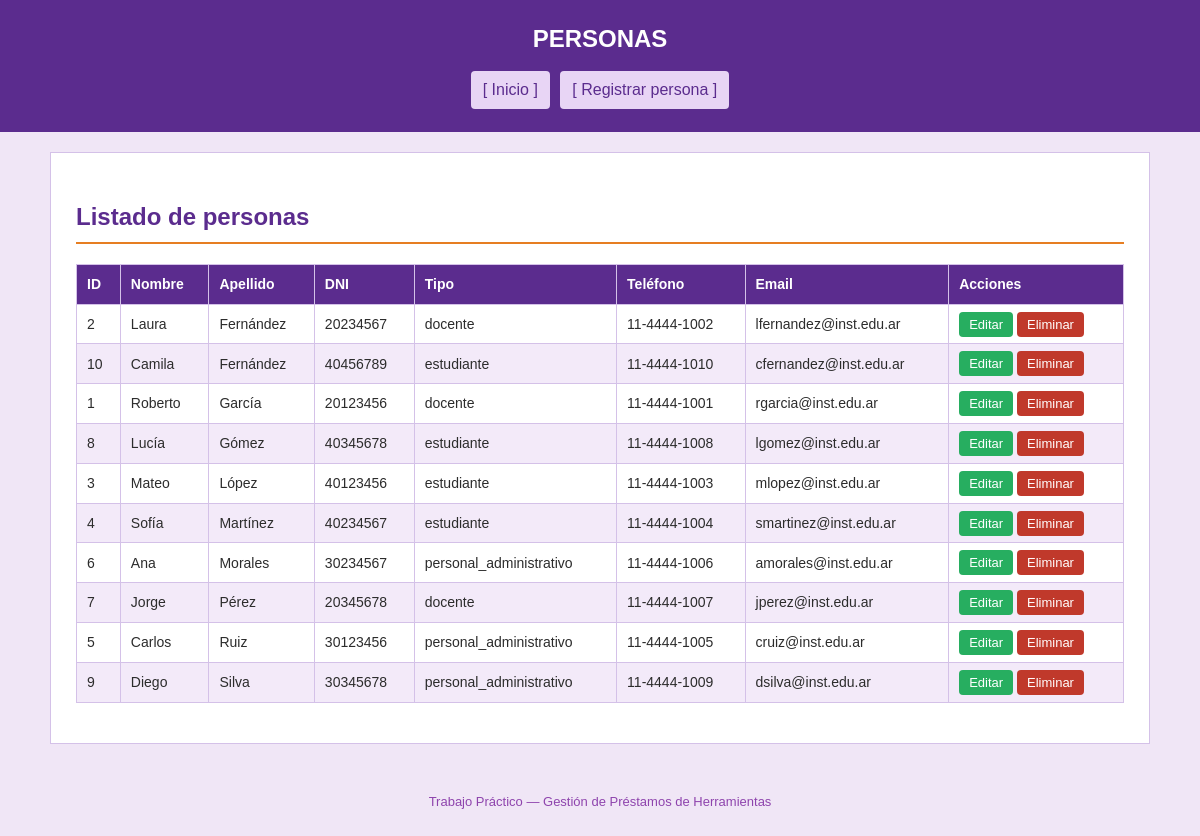
The page /aplicacion/persona/listar.php on the database its author committed.
### tables this page shows
CREATE TABLE `persona` (
  `id_persona` int(11) NOT NULL AUTO_INCREMENT,
  `nombre` varchar(100) NOT NULL,
  `apellido` varchar(100) NOT NULL,
  `dni` varchar(20) NOT NULL,
  `tipo_persona` varchar(30) NOT NULL,
  `telefono` varchar(30) DEFAULT NULL,
  `email` varchar(150) DEFAULT NULL,
  PRIMARY KEY (`id_persona`),
  UNIQUE KEY `dni` (`dni`),
  CONSTRAINT `chk_tipo_persona` CHECK (`tipo_persona` in ('docente','estudiante','personal_administrativo'))
);

### aplicacion/persona/listar.php (the view, shortened to what this page needs)
<?php
require_once "../conexion.php";
$personas = $pdo->query("SELECT * FROM persona ORDER BY apellido")->fetchAll();
?>
<!DOCTYPE html>
<html lang="es">
<head>
    <link rel="stylesheet" href="../css/estilos.css">
</head>
<body>
<header>
    <h1>PERSONAS</h1>
    <nav>
        <a href="../index.php">[ Inicio ]</a>
        <a href="alta.php">[ Registrar persona ]</a>
    </nav>
</header>
<main>
    <h2>Listado de personas</h2>
    <?php if (count($personas) > 0): ?>
        <table>
            <thead>
                <tr>
                    <th>ID</th>
                    <th>Nombre</th>
                    <th>Apellido</th>
                    <th>DNI</th>
                    <th>Tipo</th>
                    <th>Teléfono</th>
                    <th>Email</th>
                    <th>Acciones</th>
                </tr>
            </thead>
            <tbody>
                <?php foreach ($personas as $p): ?>
                    <tr>
                        <td><?= $p['id_persona'] ?></td>
                        <td><?= htmlspecialchars($p['nombre']) ?></td>
                        <td><?= htmlspecialchars($p['apellido']) ?></td>
                        <td><?= htmlspecialchars($p['dni']) ?></td>
                        <td><?= htmlspecialchars($p['tipo_persona']) ?></td>
                        <td><?= htmlspecialchars($p['telefono'] ?? '—') ?></td>
                        <td><?= htmlspecialchars($p['email'] ?? '—') ?></td>
                        <td>
                            <a class="btn-editar" href="editar.php?id=<?= $p['id_persona'] ?>">Editar</a>
                            <a class="btn-eliminar" href="eliminar.php?id=<?= $p['id_persona'] ?>"
                               onclick="return confirm('¿Eliminar persona?');">Eliminar</a>
                        </td>
                    </tr>
                <?php endforeach; ?>
            </tbody>
        </table>
    <?php else: ?>
        <div class="mensaje error">No hay personas registradas.</div>
    <?php endif; ?>
</main>
<footer>
    <p>Trabajo Práctico — Gestión de Préstamos de Herramientas</p>
</footer>
</body>
</html>

### aplicacion/css/estilos.css (style rules this page uses)
* { box-sizing: border-box; }
body { font-family: Arial, Helvetica, sans-serif; margin: 0; background-color: #f0e6f6; color: #2c2c2c; line-height: 1.6; }
header { background-color: #5b2c8e; color: #fff; padding: 20px; text-align: center; }
nav { margin-top: 10px; text-align: center; }
nav a { color: #5b2c8e; background-color: #e8d5f5; padding: 6px 12px; margin: 3px; display: inline-block; text-decoration: none; border-radius: 4px; }
main { max-width: 1100px; margin: 20px auto; background-color: #fff; padding: 25px; border: 1px solid #d4c1e8; }
h1 { margin: 0; font-size: 24px; }
h2 { color: #5b2c8e; border-bottom: 2px solid #e67e22; padding-bottom: 6px; }
table { width: 100%; border-collapse: collapse; margin: 15px 0; }
th, td { border: 1px solid #d4c1e8; padding: 8px 10px; text-align: left; font-size: 14px; }
th { background-color: #5b2c8e; color: #fff; }
tr:nth-child(even) { background-color: #f3eaf9; }
.btn-eliminar { background-color: #c0392b; padding: 5px 10px; color: #fff; text-decoration: none; border-radius: 4px; font-size: 13px; }
.btn-editar { background-color: #27ae60; padding: 5px 10px; color: #fff; text-decoration: none; border-radius: 4px; font-size: 13px; }
footer { text-align: center; padding: 15px; color: #8e44ad; font-size: 13px; }

### rows shown on the page
persona: id_persona "2", nombre "Laura", apellido "Fernández", dni "20234567", tipo_persona "docente", telefono "11-4444-1002", email "lfernandez@inst.edu.ar"
persona: id_persona "10", nombre "Camila", apellido "Fernández", dni "40456789", tipo_persona "estudiante", telefono "11-4444-1010", email "cfernandez@inst.edu.ar"
persona: id_persona "1", nombre "Roberto", apellido "García", dni "20123456", tipo_persona "docente", telefono "11-4444-1001", email "rgarcia@inst.edu.ar"
persona: id_persona "8", nombre "Lucía", apellido "Gómez", dni "40345678", tipo_persona "estudiante", telefono "11-4444-1008", email "lgomez@inst.edu.ar"
persona: id_persona "3", nombre "Mateo", apellido "López", dni "40123456", tipo_persona "estudiante", telefono "11-4444-1003", email "mlopez@inst.edu.ar"
persona: id_persona "4", nombre "Sofía", apellido "Martínez", dni "40234567", tipo_persona "estudiante", telefono "11-4444-1004", email "smartinez@inst.edu.ar"
persona: id_persona "6", nombre "Ana", apellido "Morales", dni "30234567", tipo_persona "personal_administrativo", telefono "11-4444-1006", email "amorales@inst.edu.ar"
persona: id_persona "7", nombre "Jorge", apellido "Pérez", dni "20345678", tipo_persona "docente", telefono "11-4444-1007", email "jperez@inst.edu.ar"
persona: id_persona "5", nombre "Carlos", apellido "Ruiz", dni "30123456", tipo_persona "personal_administrativo", telefono "11-4444-1005", email "cruiz@inst.edu.ar"
persona: id_persona "9", nombre "Diego", apellido "Silva", dni "30345678", tipo_persona "personal_administrativo", telefono "11-4444-1009", email "dsilva@inst.edu.ar"
